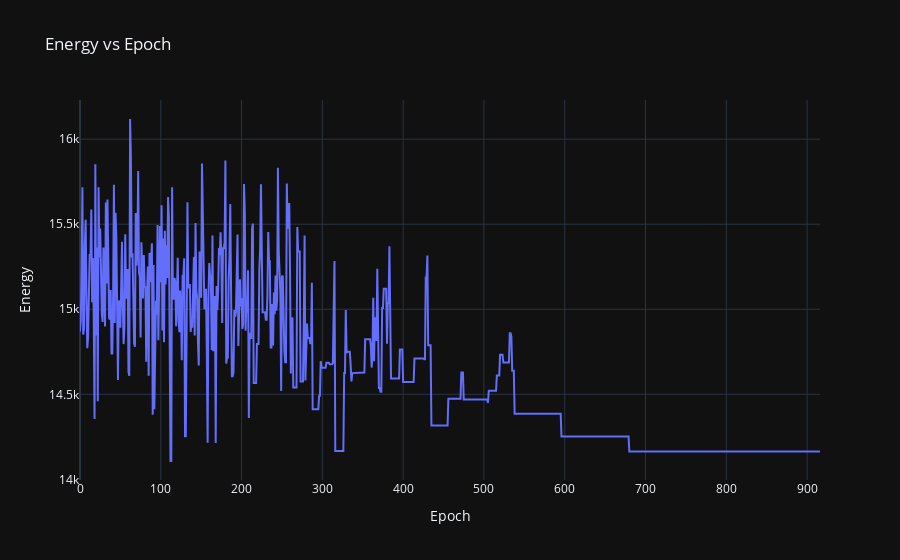
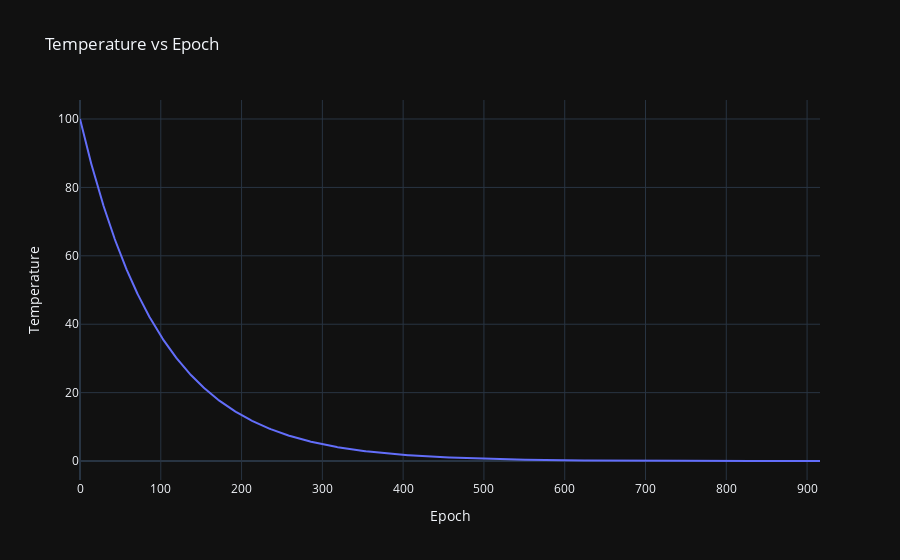

The notebook cell saved with these charts, in order:
### Markdown cell above
# Graphs

### Code cell
import plotly.graph_objs as go
import pandas as pd

# load the data
data = pd.read_csv('data.csv', names=['epoch', 'temperature', 'energy'])

# plot energy vs epoch
fig1 = go.Figure()
fig1.add_trace(go.Scatter(x=data['epoch'], y=data['energy'], mode='lines', name='Energy'))
fig1.update_layout(title='Energy vs Epoch', xaxis_title='Epoch', yaxis_title='Energy', template='plotly_dark')
fig1.show()

# plot temperature vs epoch
fig2 = go.Figure()
fig2.add_trace(go.Scatter(x=data['epoch'], y=data['temperature'], mode='lines', name='Temperature'))
fig2.update_layout(title='Temperature vs Epoch', xaxis_title='Epoch', yaxis_title='Temperature', template='plotly_dark')
fig2.show()

### Figure 1 — Plotly figure (JSON) as saved in the notebook; plotly's stock layout.template omitted (floating-point values rounded to 4 significant figures; data arrays with more than 128 entries replaced by an {"elided": "..."} marker saying what was removed)
{"data": [{"mode": "lines", "name": "Energy", "type": "scatter", "x": {"elided": "917 int values"}, "y": {"elided": "917 float values"}}], "layout": {"title": {"text": "Energy vs Epoch"}, "xaxis": {"title": {"text": "Epoch"}}, "yaxis": {"title": {"text": "Energy"}}}}

### Figure 2 — Plotly figure (JSON) as saved in the notebook; plotly's stock layout.template omitted (floating-point values rounded to 4 significant figures; data arrays with more than 128 entries replaced by an {"elided": "..."} marker saying what was removed)
{"data": [{"mode": "lines", "name": "Temperature", "type": "scatter", "x": {"elided": "917 int values"}, "y": {"elided": "917 float values"}}], "layout": {"title": {"text": "Temperature vs Epoch"}, "xaxis": {"title": {"text": "Epoch"}}, "yaxis": {"title": {"text": "Temperature"}}}}
